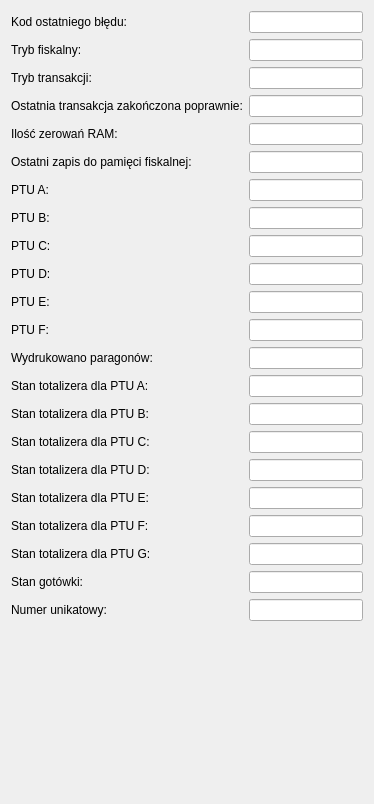
               <widget class="QWidget" name="scrollAreaWidgetContents_2">
                <property name="geometry">
                 <rect>
                  <x>0</x>
                  <y>0</y>
                  <width>374</width>
                  <height>804</height>
                 </rect>
                </property>
                <layout class="QFormLayout" name="formLayout_50">
                 <item row="0" column="0">
                  <widget class="QLabel" name="label_269">
                   <property name="text">
                    <string>Kod ostatniego błędu:</string>
                   </property>
                  </widget>
                 </item>
                 <item row="1" column="0">
                  <widget class="QLabel" name="label_270">
                   <property name="text">
                    <string>Tryb fiskalny:</string>
                   </property>
                  </widget>
                 </item>
                 <item row="2" column="0">
                  <widget class="QLabel" name="label_271">
                   <property name="text">
                    <string>Tryb transakcji:</string>
                   </property>
                  </widget>
                 </item>
                 <item row="3" column="0">
                  <widget class="QLabel" name="label_272">
                   <property name="text">
                    <string>Ostatnia transakcja zakończona poprawnie:</string>
                   </property>
                  </widget>
                 </item>
                 <item row="4" column="0">
                  <widget class="QLabel" name="label_273">
                   <property name="text">
                    <string>Ilość zerowań RAM:</string>
                   </property>
                  </widget>
                 </item>
                 <item row="5" column="0">
                  <widget class="QLabel" name="label_274">
                   <property name="text">
                    <string>Ostatni zapis do pamięci fiskalnej:</string>
                   </property>
                  </widget>
                 </item>
                 <item row="6" column="0">
                  <widget class="QLabel" name="label_275">
                   <property name="text">
                    <string>PTU A:</string>
                   </property>
                  </widget>
                 </item>
                 <item row="7" column="0">
                  <widget class="QLabel" name="label_276">
                   <property name="text">
                    <string>PTU B:</string>
                   </property>
                  </widget>
                 </item>
                 <item row="8" column="0">
                  <widget class="QLabel" name="label_277">
                   <property name="text">
                    <string>PTU C:</string>
                   </property>
                  </widget>
                 </item>
                 <item row="9" column="0">
                  <widget class="QLabel" name="label_278">
                   <property name="text">
                    <string>PTU D:</string>
                   </property>
                  </widget>
                 </item>
                 <item row="10" column="0">
                  <widget class="QLabel" name="label_279">
                   <property name="text">
                    <string>PTU E:</string>
                   </property>
                  </widget>
                 </item>
                 <item row="11" column="0">
                  <widget class="QLabel" name="label_280">
                   <property name="text">
                    <string>PTU F:</string>
                   </property>
                  </widget>
                 </item>
                 <item row="12" column="0">
                  <widget class="QLabel" name="label_282">
                   <property name="text">
                    <string>Wydrukowano paragonów:</string>
                   </property>
                  </widget>
                 </item>
                 <item row="13" column="0">
                  <widget class="QLabel" name="label_283">
                   <property name="text">
                    <string>Stan totalizera dla PTU A:</string>
                   </property>
                  </widget>
                 </item>
                 <item row="14" column="0">
                  <widget class="QLabel" name="label_284">
                   <property name="text">
                    <string>Stan totalizera dla PTU B:</string>
                   </property>
                  </widget>
                 </item>
                 <item row="15" column="0">
                  <widget class="QLabel" name="label_285">
                   <property name="text">
                    <string>Stan totalizera dla PTU C:</string>
                   </property>
                  </widget>
                 </item>
                 <item row="16" column="0">
                  <widget class="QLabel" name="label_286">
                   <property name="text">
                    <string>Stan totalizera dla PTU D:</string>
                   </property>
                  </widget>
                 </item>
                 <item row="17" column="0">
                  <widget class="QLabel" name="label_287">
                   <property name="text">
                    <string>Stan totalizera dla PTU E:</string>
                   </property>
                  </widget>
                 </item>
                 <item row="18" column="0">
                  <widget class="QLabel" name="label_288">
                   <property name="text">
                    <string>Stan totalizera dla PTU F:</string>
                   </property>
                  </widget>
                 </item>
                 <item row="19" column="0">
                  <widget class="QLabel" name="label_289">
                   <property name="text">
                    <string>Stan totalizera dla PTU G:</string>
                   </property>
                  </widget>
                 </item>
                 <item row="20" column="0">
                  <widget class="QLabel" name="label_290">
                   <property name="text">
                    <string>Stan gotówki:</string>
                   </property>
                  </widget>
                 </item>
                 <item row="21" column="0">
                  <widget class="QLabel" name="label_291">
                   <property name="text">
                    <string>Numer unikatowy:</string>
                   </property>
                   <property name="buddy">
                    <cstring>cashRegisterInfo1Number</cstring>
                   </property>
                  </widget>
                 </item>
                 <item row="21" column="1">
                  <widget class="QLineEdit" name="cashRegisterInfo1Number">
                   <property name="readOnly">
                    <bool>true</bool>
                   </property>
                  </widget>
                 </item>
                 <item row="0" column="1">
                  <widget class="QLineEdit" name="cashRegisterInfo1LastError">
                   <property name="readOnly">
                    <bool>true</bool>
                   </property>
                  </widget>
                 </item>
                 <item row="1" column="1">
                  <widget class="QLineEdit" name="cashRegisterInfo1Fiscal">
                   <property name="readOnly">
                    <bool>true</bool>
                   </property>
                  </widget>
                 </item>
                 <item row="2" column="1">
                  <widget class="QLineEdit" name="cashRegisterInfo1Transaction">
                   <property name="readOnly">
                    <bool>true</bool>
                   </property>
                  </widget>
                 </item>
                 <item row="3" column="1">
                  <widget class="QLineEdit" name="cashRegisterInfo1TransactionOk">
                   <property name="readOnly">
                    <bool>true</bool>
                   </property>
                  </widget>
                 </item>
                 <item row="4" column="1">
                  <widget class="QLineEdit" name="cashRegisterInfo1Resets">
                   <property name="readOnly">
                    <bool>true</bool>
                   </property>
                  </widget>
                 </item>
                 <item row="5" column="1">
                  <widget class="QLineEdit" name="cashRegisterInfo1LastWriteDate">
                   <property name="readOnly">
                    <bool>true</bool>
                   </property>
                  </widget>
                 </item>
                 <item row="6" column="1">
                  <widget class="QLineEdit" name="cashRegisterInfo1VatA">
                   <property name="readOnly">
                    <bool>true</bool>
                   </property>
                  </widget>
                 </item>
                 <item row="7" column="1">
                  <widget class="QLineEdit" name="cashRegisterInfo1VatB">
                   <property name="readOnly">
                    <bool>true</bool>
                   </property>
                  </widget>
                 </item>
                 <item row="8" column="1">
                  <widget class="QLineEdit" name="cashRegisterInfo1VatC">
                   <property name="readOnly">
                    <bool>true</bool>
                   </property>
                  </widget>
                 </item>
                 <item row="9" column="1">
                  <widget class="QLineEdit" name="cashRegisterInfo1VatD">
                   <property name="readOnly">
                    <bool>true</bool>
                   </property>
                  </widget>
                 </item>
                 <item row="10" column="1">
                  <widget class="QLineEdit" name="cashRegisterInfo1VatE">
                   <property name="readOnly">
                    <bool>true</bool>
                   </property>
                  </widget>
                 </item>
                 <item row="11" column="1">
                  <widget class="QLineEdit" name="cashRegisterInfo1VatF">
                   <property name="readOnly">
                    <bool>true</bool>
                   </property>
                  </widget>
                 </item>
                 <item row="12" column="1">
                  <widget class="QLineEdit" name="cashRegisterInfo1Reciepts">
                   <property name="readOnly">
                    <bool>true</bool>
                   </property>
                  </widget>
                 </item>
                 <item row="13" column="1">
                  <widget class="QLineEdit" name="cashRegisterInfo1TotA">
                   <property name="readOnly">
                    <bool>true</bool>
                   </property>
                  </widget>
                 </item>
                 <item row="14" column="1">
                  <widget class="QLineEdit" name="cashRegisterInfo1TotB">
                   <property name="readOnly">
                    <bool>true</bool>
                   </property>
                  </widget>
                 </item>
                 <item row="15" column="1">
                  <widget class="QLineEdit" name="cashRegisterInfo1TotC">
                   <property name="readOnly">
                    <bool>true</bool>
                   </property>
                  </widget>
                 </item>
                 <item row="16" column="1">
                  <widget class="QLineEdit" name="cashRegisterInfo1TotD">
                   <property name="readOnly">
                    <bool>true</bool>
                   </property>
                  </widget>
                 </item>
                 <item row="17" column="1">
                  <widget class="QLineEdit" name="cashRegisterInfo1TotE">
                   <property name="readOnly">
                    <bool>true</bool>
                   </property>
                  </widget>
                 </item>
                 <item row="18" column="1">
                  <widget class="QLineEdit" name="cashRegisterInfo1TotF">
                   <property name="readOnly">
                    <bool>true</bool>
                   </property>
                  </widget>
                 </item>
                 <item row="19" column="1">
                  <widget class="QLineEdit" name="cashRegisterInfo1TotG">
                   <property name="readOnly">
                    <bool>true</bool>
                   </property>
                  </widget>
                 </item>
                 <item row="20" column="1">
                  <widget class="QLineEdit" name="cashRegisterInfo1Cash">
                   <property name="readOnly">
                    <bool>true</bool>
                   </property>
                  </widget>
                 </item>
                </layout>
               </widget>
